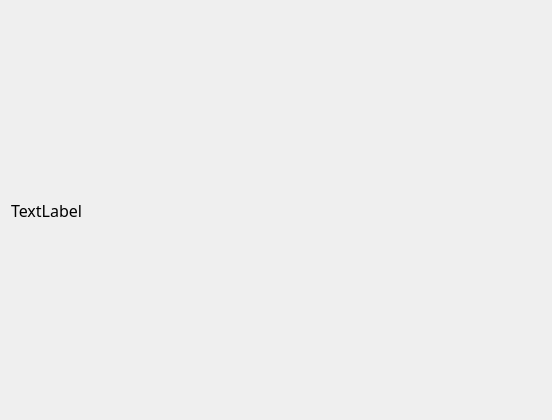
<?xml version="1.0" encoding="UTF-8"?>
<ui version="4.0">
 <class>UseDialog</class>
 <widget class="QDialog" name="UseDialog">
  <property name="geometry">
   <rect>
    <x>0</x>
    <y>0</y>
    <width>552</width>
    <height>420</height>
   </rect>
  </property>
  <property name="windowTitle">
   <string>Dialog</string>
  </property>
  <layout class="QGridLayout" name="gridLayout">
   <item row="0" column="0">
    <widget class="QLabel" name="label">
     <property name="font">
      <font>
       <family>微软雅黑</family>
       <pointsize>12</pointsize>
      </font>
     </property>
     <property name="text">
      <string>TextLabel</string>
     </property>
     <property name="alignment">
      <set>Qt::AlignLeading|Qt::AlignLeft|Qt::AlignVCenter</set>
     </property>
    </widget>
   </item>
  </layout>
 </widget>
 <resources/>
 <connections/>
</ui>
